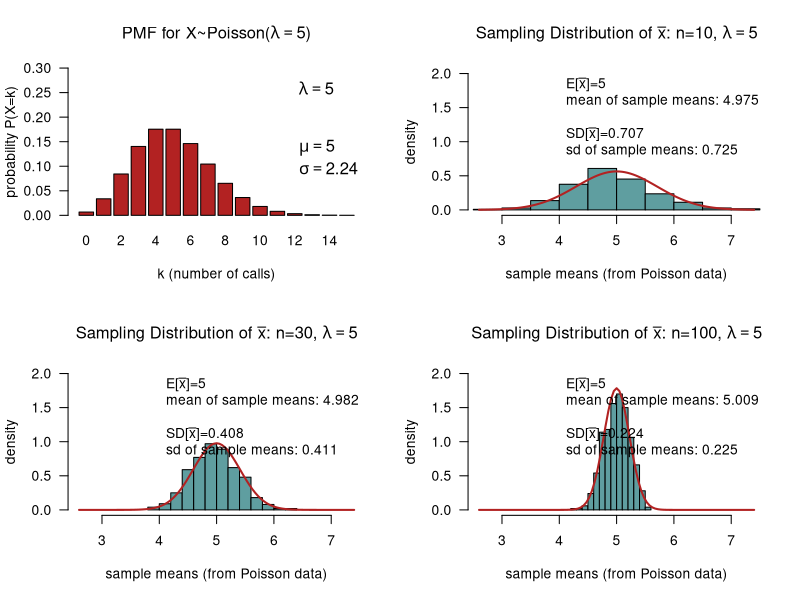
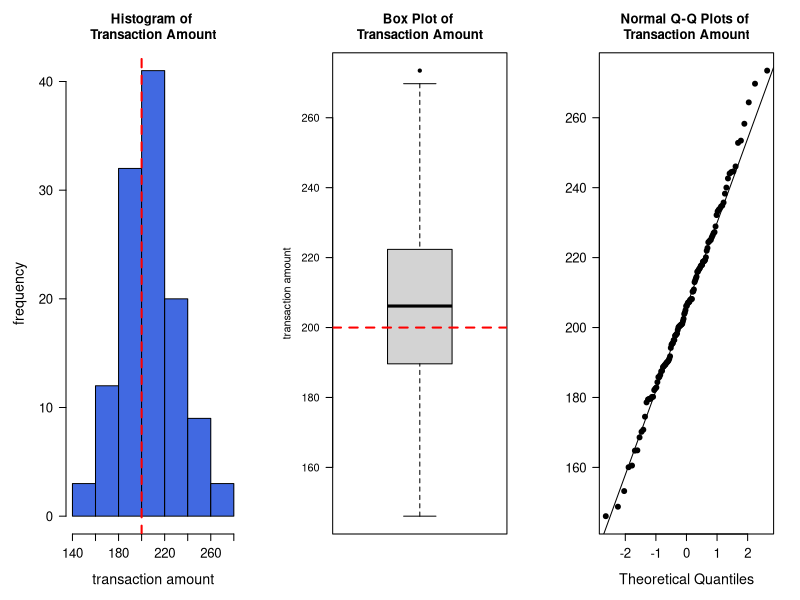

The R source for these figures, in order: (Note: this script raises an error after producing the figures.)
#############################################
##                                         ##
##   SDGB-7844 - Lecture 11 Code           ##
##   Hypothesis Testing                    ##
##   Confidence Intervals                  ##
##   Prof. Matthew Murphy                  ##
##                                         ## 
############################################

###############################################
#  sampling distribution: Poisson data        #
###############################################

samp_dist <- function(n, k, lambda){
  # n=sample size, k=times to run, lambda=Poisson parameter
  # stop function if input invalid
  if(any(c(k, n, lambda) <= 0)){return("error!")}
  mean_vector <- rep(NA, times=k) # empty results vector
  for(i in 1:k){
    x <- rpois(n=n, lambda=lambda) # simulate
    mean_vector[i] <- mean(x) # compute x-bar
    rm(x) # clear memory
  } # end for loop
  return(mean_vector) #output
} # end function


###################################
#   running & graphing samp_dist  #
###################################

#pdf("poisson_sampdist.pdf", width=12, height=8)
par(mfrow=c(2,2))

#####
## Poisson population distribution

lambda <- 5
k <- 0:15
prob <- dpois(k, lambda=lambda)

barplot(prob, names.arg=k, las=TRUE, col="firebrick", xlab="k (number of calls)", ylim=c(0, 0.3),
		ylab="probability P(X=k)", main=expression(paste("PMF for X~Poisson(", lambda==5,")", sep="")))
legend("topright", legend=c(expression(paste(lambda==5,  sep="")), "", "", 
		expression(paste(mu==5,  sep="")), 
		expression(paste(sigma==2.24,  sep=""))), col="white", bty="n", cex=1.2)


#######

# sampling distribution simulation

z.10 <- samp_dist(n=10, k=500, lambda=5)
z.30 <- samp_dist(n=30, k=500, lambda=5)
z.100 <- samp_dist(n=100, k=500, lambda=5)

y.max <- ceiling(max(c(hist(z.10, plot=FALSE)$density, hist(z.30, plot=FALSE)$density, hist(z.100, plot=FALSE)$density)))
x.min <- min(c(z.10, z.30, z.100))
x.max <- max(c(z.10, z.30, z.100))

#####
## n= 10

# histogram: density not frequency
hist(z.10, freq=FALSE, ylim=c(0,y.max), xlim=c(x.min, x.max), 
      main=expression(paste("Sampling Distribution of ",bar(x), ": n=10, ", lambda==5,sep="")), 
        las=TRUE, col="cadet blue", xlab="sample means (from Poisson data)", ylab="density")

# add normal density curve to histogram:
curve(dnorm(x, mean=5, sd=sqrt(5/10)), add=TRUE, 
           lwd=2, col="firebrick")

# add legend
legend("topright", legend=c(expression(paste("E[",bar(x),"]=5", sep="")), 
							paste("mean of sample means: ", round(mean(z.10), digits=3), sep=""), "",
							expression(paste("SD[",bar(x),"]=0.707")),
							paste("sd of sample means: ", round(sd(z.10), digits=3), sep="")), bty="n")

#####
## n=30

# histogram: density not frequency
hist(z.30, freq=FALSE, ylim=c(0,y.max), xlim=c(x.min, x.max), 
      main=expression(paste("Sampling Distribution of ",bar(x), ": n=30, ", lambda==5,sep="")), 
        las=TRUE, col="cadet blue", xlab="sample means (from Poisson data)", ylab="density")

# add normal density curve to histogram:
curve(dnorm(x, mean=5, sd=sqrt(5/30)), add=TRUE, 
           lwd=2, col="firebrick")

# add legend
legend("topright", legend=c(expression(paste("E[",bar(x),"]=5", sep="")), 
							paste("mean of sample means: ", round(mean(z.30), digits=3), sep=""), "",
							expression(paste("SD[",bar(x),"]=0.408")),
							paste("sd of sample means: ", round(sd(z.30), digits=3), sep="")), bty="n")


#####
## n=100



# histogram: density not frequency
hist(z.100, freq=FALSE, ylim=c(0,y.max), xlim=c(x.min, x.max), 
      main=expression(paste("Sampling Distribution of ",bar(x), ": n=100, ", lambda==5,sep="")), 
        las=TRUE, col="cadet blue", xlab="sample means (from Poisson data)", ylab="density")

# add normal density curve to histogram:
curve(dnorm(x, mean=5, sd=sqrt(5/100)), add=TRUE, 
           lwd=2, col="firebrick")

# add legend
legend("topright", legend=c(expression(paste("E[",bar(x),"]=5", sep="")), 
							paste("mean of sample means: ", round(mean(z.100), digits=3), sep=""), "",
							expression(paste("SD[",bar(x),"]=0.224")),
							paste("sd of sample means: ", round(sd(z.100), digits=3), sep="")), bty="n")

rm(z.10, z.30, z.100, y.max, x.min, x.max)
#dev.off()


rm(list=ls()) # clear workspace


###################################################
#  upload and process transaction data            #
###################################################

# upload data
x <- read.csv("transaction_data.csv")

dim(x)
head(x)
tail(x)
colnames(x)

################################
# 4. exploratory data analysis #
################################

#pdf("sumplot_rent.pdf", height=4, width=12)
par(mfrow=c(1,3), mar=c(5, 5, 4, 2))
# histogram of data		
hist(x$transaction_amount, las=TRUE, xlab="transaction amount", ylab="frequency",		
		main="Histogram of \nTransaction Amount", cex.axis=1.2, cex.lab=1.3, col = "royalblue")
abline(v=200, col="red", lty=2, lwd=2)     # add vertical line at $1,500 mph                      

# boxplot
boxplot(x$transaction_amount, main="Box Plot of \nTransaction Amount", pch=19, las=TRUE, ylab="transaction amount")
abline(h=200, col="red", lty=2, lwd=2)     # add vertical line at $1,500 mph  

# normal quantile plots
qqnorm(x$transaction_amount, pch=19, las=TRUE, main="Normal Q-Q Plots of \nTransaction Amount", ylab="",
	cex.lab=1.3, cex.axis=1.2)
qqline(x$transaction_amount)
dev.off()

# summary statistics:
# amounts are in dollars, so we round to the nearest cent

nrow(x) # sample size

round(mean(x$transaction_amount), digits=2)
round(sd(x$transaction_amount), digits=2)

min(x$transaction_amount)
median(x$transaction_amount)
max(x$transaction_amount)

# percent of transactions with amount higher than 200
100*round(sum(x$transaction_amount > 200)/length(x$transaction_amount), digits=3)


###########################################
# transaction amounts, hypothesis tests   #
###########################################

####
# calculations by hand:

# test statistic
test.stat <- (mean(x$transaction_amount)-200)/(sd(x$transaction_amount)/sqrt(nrow(x)))
test.stat <- 2.8857

# p-value: P(T > test statistic)
# p - probability, yields CDF, i.e. probability of returning number smaller than an argument to this function
pt(test.stat, df=nrow(x)-1, lower.tail=FALSE)

# (graphical version of p-value)
dev.off()
#pdf("pvalue.pdf", height=4, width=7)


curve(dt(x, df=119), from=-3, to=5, las=TRUE, xlab="t", ylab="density", 	
	 main=paste("Density of the t(", nrow(x)-1, ") Distribution", sep=""), 
	 col="firebrick", lwd=2, xaxt="n")
axis(side=1, at=test.stat, labels=round(test.stat, digits=3))

w <- seq(test.stat, 5 ,length=200)

# d - density, yields density function value in a given point
y <- dt(w, df=nrow(x)-1)  

# shade in the p-value area	
polygon(c(test.stat, w, 5) , c(0, y, 0), col="blue", border=NA, density=40)
arrows(2.8857, 0.1, 2.8857, 0.02)
text(2.9, 0.13, labels=paste("p-value=P(T > ",round(test.stat, digits=3), ")", sep=""))
rm(w, y)
#dev.off()

# with t.test()
t.test(x=x$transaction_amount, alternative="greater", mu=200, conf.level = 0.99)


###########################################
#    one-, two-sided confidence intervals #
###########################################

# q - quantile, inverse CDF, i.e. what value is at given quantile
qt(p=0.01, df=119, lower.tail=FALSE)

qt(p=0.005, df=119, lower.tail=FALSE)


# confirming confidence interval in t.test() output for wind speed example

# lower bound: 
mean(x$transaction_amount) - (qt(p=0.01, df=119, lower.tail=FALSE)*sd(x$transaction_amount)/sqrt(nrow(x)))

# upper bound: infinity

# confidence interval: ($201.20, infinity)
# this matches the confidence interval computed from t.test() in previous section